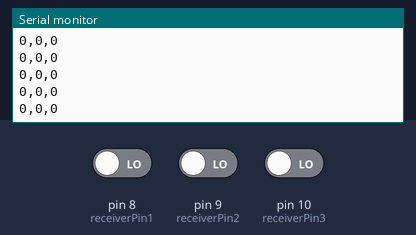
Bench run of a sketch on a simulated Arduino Uno, built with avr-gcc and run on an emulated ATmega328P. Parts: the last lines printed to the serial monitor. The test bench sets the inputs (shaded band); at power-on: pin 8 (receiverPin1) LOW, pin 9 (receiverPin2) LOW, pin 10 (receiverPin3) LOW.

Above: at 1.2 s.
1.3 s: pin 8 (receiverPin1) driven HIGH
At 2.3 s:
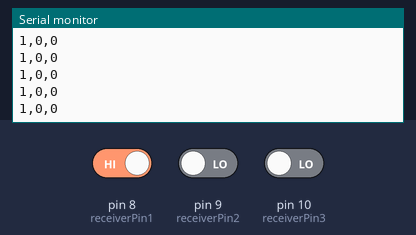
2.8 s: pin 9 (receiverPin2) driven HIGH
At 3.5 s:
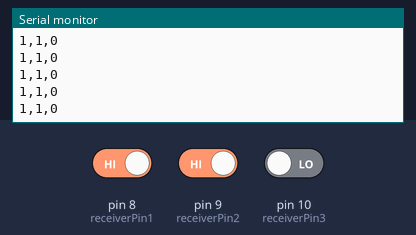
4.3 s: pin 10 (receiverPin3) driven HIGH
At 5.2 s:
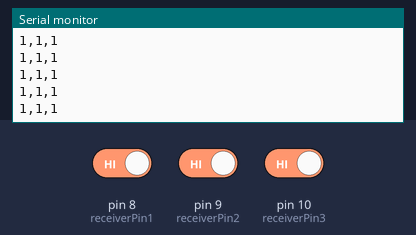
5.8 s: pin 8 (receiverPin1) driven LOW
At 6.9 s:
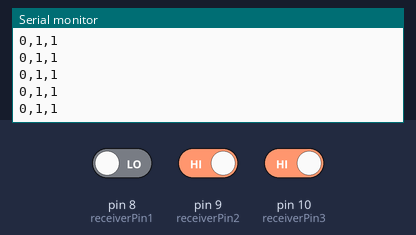
7.3 s: pin 9 (receiverPin2) driven LOW
At 8.3 s:
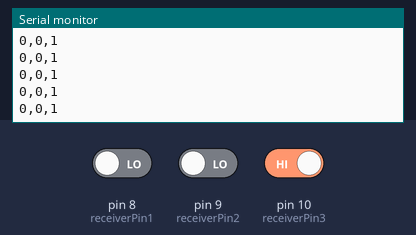

The sketch:

arduino_spatialmedia.ino
```cpp
int receiverPin1 = 8; //input from IR receiver
int receiverPin2 = 9;
int receiverPin3 = 10;
//int ledPin = 8;
//int counter;

//unsigned long duration; //time beam is broken

void setup () {

  Serial.begin(9600);
  pinMode(receiverPin1, INPUT);
  pinMode(receiverPin2, INPUT);
  pinMode(receiverPin3, INPUT);
  //pinMode(ledPin, OUTPUT);
  //counter = 0;

}

void loop () {
/*  if (digitalRead(receiverPin1) == HIGH && digitalRead(receiverPin2) == LOW) {
    digitalWrite(ledPin, HIGH);
  } else if (digitalRead(receiverPin1) == LOW && digitalRead(receiverPin2) == HIGH) {
    digitalWrite(ledPin, HIGH);
  } else {
    digitalWrite(ledPin, LOW);
  }*/

  Serial.print(digitalRead(receiverPin1));
  Serial.print(",");
  Serial.print(digitalRead(receiverPin2));
  Serial.print(",");
  Serial.println(digitalRead(receiverPin3));


}
```

Measured:
- after the input at 1.3 s, the serial monitor: prints a new line after 0.07 s (image 1)
- after the input at 2.8 s, the serial monitor: prints a new line after 0.07 s (image 2)
- after the input at 4.3 s, the serial monitor: prints a new line after 0.07 s (image 3)
- after the input at 5.8 s, the serial monitor: prints a new line after 0.07 s (image 4)
- after the input at 7.3 s, the serial monitor: prints a new line after 0.07 s (image 5)
